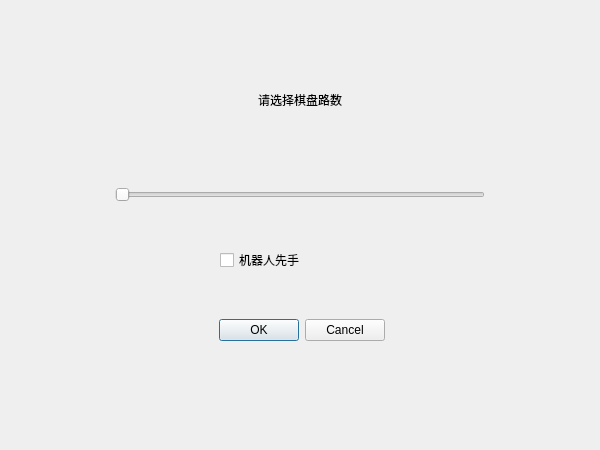
<?xml version="1.0" encoding="UTF-8"?>
<ui version="4.0">
 <class>Dialog</class>
 <widget class="QDialog" name="Dialog">
  <property name="geometry">
   <rect>
    <x>0</x>
    <y>0</y>
    <width>600</width>
    <height>450</height>
   </rect>
  </property>
  <property name="windowTitle">
   <string>Dialog</string>
  </property>
  <widget class="QDialogButtonBox" name="buttonBox">
   <property name="geometry">
    <rect>
     <x>215</x>
     <y>310</y>
     <width>170</width>
     <height>40</height>
    </rect>
   </property>
   <property name="minimumSize">
    <size>
     <width>170</width>
     <height>40</height>
    </size>
   </property>
   <property name="styleSheet">
    <string notr="true">font: 8pt &quot;.苹方-简&quot;;</string>
   </property>
   <property name="orientation">
    <enum>Qt::Horizontal</enum>
   </property>
   <property name="standardButtons">
    <set>QDialogButtonBox::Cancel|QDialogButtonBox::Ok</set>
   </property>
  </widget>
  <widget class="QSlider" name="horizontalSlider">
   <property name="geometry">
    <rect>
     <x>115</x>
     <y>180</y>
     <width>370</width>
     <height>30</height>
    </rect>
   </property>
   <property name="styleSheet">
    <string notr="true">/*QSlider::groove:horizontal {
border: 0px solid #bbb;
}

QSlider::sub-page:horizontal {
background: #0e6d0e;
height:5px;
border-radius: 50%;
margin-top:8px;
margin-bottom:8px;
}

QSlider::add-page:horizontal {
background: rgb(255,255, 255);
height:5px;
border: 0px solid #777;
border-radius: 50%;
margin-top:9px;
margin-bottom:9px;
}

QSlider::handle:horizontal {
background: rgb(193,204,208);
width: 30px;
border: 1px solid rgb(193,204,208);
border-radius: 15px; 
margin-top:4px;
margin-bottom:4px;
}*/</string>
   </property>
   <property name="minimum">
    <number>3</number>
   </property>
   <property name="maximum">
    <number>21</number>
   </property>
   <property name="pageStep">
    <number>1</number>
   </property>
   <property name="orientation">
    <enum>Qt::Horizontal</enum>
   </property>
  </widget>
  <widget class="QLabel" name="label">
   <property name="geometry">
    <rect>
     <x>185</x>
     <y>70</y>
     <width>230</width>
     <height>60</height>
    </rect>
   </property>
   <property name="text">
    <string>请选择棋盘路数</string>
   </property>
   <property name="alignment">
    <set>Qt::AlignCenter</set>
   </property>
  </widget>
  <widget class="QCheckBox" name="robotCheckBox">
   <property name="geometry">
    <rect>
     <x>220</x>
     <y>240</y>
     <width>160</width>
     <height>40</height>
    </rect>
   </property>
   <property name="text">
    <string>机器人先手</string>
   </property>
  </widget>
 </widget>
 <resources/>
 <connections>
  <connection>
   <sender>buttonBox</sender>
   <signal>accepted()</signal>
   <receiver>Dialog</receiver>
   <slot>accept()</slot>
   <hints>
    <hint type="sourcelabel">
     <x>248</x>
     <y>254</y>
    </hint>
    <hint type="destinationlabel">
     <x>157</x>
     <y>274</y>
    </hint>
   </hints>
  </connection>
  <connection>
   <sender>buttonBox</sender>
   <signal>rejected()</signal>
   <receiver>Dialog</receiver>
   <slot>reject()</slot>
   <hints>
    <hint type="sourcelabel">
     <x>316</x>
     <y>260</y>
    </hint>
    <hint type="destinationlabel">
     <x>286</x>
     <y>274</y>
    </hint>
   </hints>
  </connection>
 </connections>
</ui>
